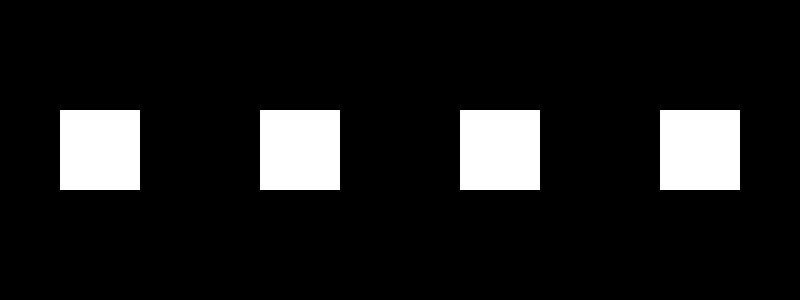
Frame 1 (no input)
Frame 2 (the mouse pressed at the canvas centre, redrawn once): identical to frame 1, image omitted

The Processing sketch that drew this single still picture (run headless with seeded random() and noise(); the mouse was pressed at the canvas centre and the sketch redrawn once):

// Processing sketch: sketch_03_introducing_loops
// ── sketch_03_introducing_loops.pde
void setup()
{
  size(800, 300);
  background(0);
  noLoop();
  noStroke();
  rectMode(CENTER);
}


void draw()
{
  background(0);  
 
  int count =  0;
  while(count < 4)
  {
    int x = (count * 200) + 100;             //vary the rectangles x position as a function of count
    rect(x, height/2, width/10, width /10);    
     
    count++; 
  }
  
}
